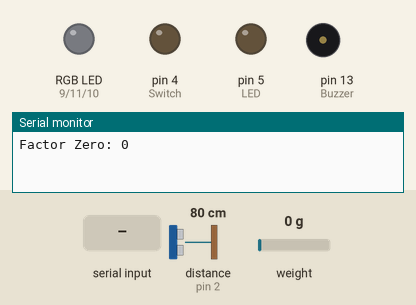
This sketch was run on a simulated Arduino Uno, built with avr-gcc and run on an emulated ATmega328P. On the bench: an RGB LED mixed from three pins (HIGH = lit), output pins drawn as LEDs (lit = HIGH), buzzer (waves = sounding, pin HIGH), the last lines printed to the serial monitor. Wiring (inferred from the names in the program): ultrasonic range finder: trigger pin 3; echo pin 2. Inputs (shaded band) come from the test bench; at power-on: distance to the obstacle (sensor on pin 2) 80 cm, weight on the scale 0 g. The echo pulse lasts 58.3 µs per cm; pins used as bus, display or sensor lines are not drawn.

Above: at 0.1 s.
At 4.3 s:
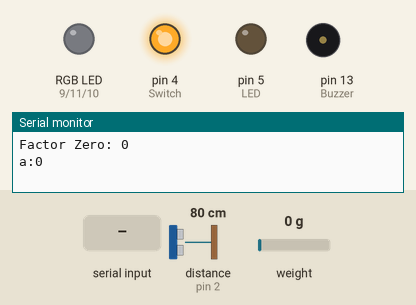
4.4 s: distance to the obstacle (sensor on pin 2) set to 30 cm
6.3 s: distance to the obstacle (sensor on pin 2) set to 23 cm
At 10.2 s:
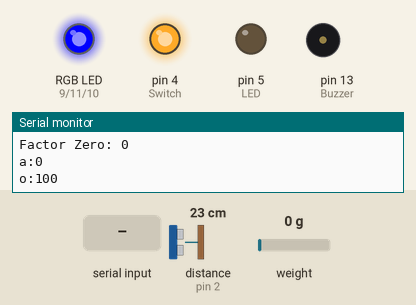
10.3 s: "i" received over Serial
Timing chart, 0 to 13.3 s (numbered marks = the images above; inputs shaded):
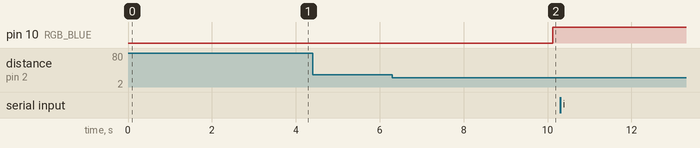

Measured:
- the behaviour switches between 27 and 26 cm on distance to the obstacle (sensor on pin 2) (found by bisection; images 1 and 2)
- after the input at 4.4 s, every drawn part: stays the same
- after the input at 6.3 s, pin 10 (RGB_BLUE): LOW → HIGH after 3.8 s

The sketch:

Balanza_inteligente_arduino.ino
```cpp
//Libreria
#include "HX711.h"
#include "math.h"
// Declaracion de pines
const int DOUT=A1;
const int CLK=A0;
#define RGB_BLUE 10
#define RGB_GREEN 11
#define RGB_RED 9
#define Buzzer 13//PIN Buzzer 8
#define LED 5
#define Switch 4//PIN Transistor
#define Trigger 3   //Pin digital 3 para el Trigger del sensor
#define Echo 2   //Pin digital 2 para el Echo del sensor
// Funcion de distancia
long readUltrasonicDistance(int triggerPin, int echoPin)
{
  pinMode(triggerPin, OUTPUT);  // Clear the trigger
  digitalWrite(triggerPin, LOW);
  delayMicroseconds(2);
  // Sets the trigger pin to HIGH state for 10 microseconds
  digitalWrite(triggerPin, HIGH);
  delayMicroseconds(10);
  digitalWrite(triggerPin, LOW);
  pinMode(echoPin, INPUT);
  // Reads the echo pin, and returns the sound wave travel time in microseconds
  return pulseIn(echoPin, HIGH);
}
//Variables
unsigned long distanciaAnterior, distancia, tiempo2, tiempo1 = 0;
unsigned long diferenciaTiempo = 0;
char option=' ';
HX711 balanza;
float valor;
float memoria[30];
unsigned int pantalla;
unsigned int pantalla_ant=0;
int count;
int Limite=25;
unsigned long INTERVALO_TEMP = 5000UL;
unsigned long evento_temp;
int limitedis=30;
bool unaVez = true, unaVez2 = true;
float calibration_factor = -224200; //-7050 worked for my 440lb max scale setup
float suma,average;
int peso=0;
void DataScale(int peso){
int elementos=sizeof(memoria)/sizeof(memoria[0]);
int conteo=0;
 suma=0;
 for(int i=0;i<limitedis;i++){
  //Serial.print("memoria: ");
  valor=map(analogRead(A2),0,1023,0,255);
  //Serial.println(valor);
  //valor=(balanza.get_units(), 3); //Balanza valores
  memoria[i]=valor;
  if(peso==1){
  if (roundf(memoria[i])==roundf(memoria[i-1])){
    conteo+=1;
    suma=memoria[i]+suma;
    delay(100);
  }
  else if(roundf(memoria[i])<0.1){
    conteo=0;
    suma=0;
    elementos=0;
  }
  else{
    conteo=0;
    suma=0;
    elementos=0;
  }
  if(conteo>8){
    average=suma/conteo;
    peso=0;
    analogWrite(LED,average);
    Serial.println("pes:"+String(average/100,2));
    break;
  }
  delay(100);
 }}
}
void setup() {
  //Sensor de distancia
  pinMode(Trigger, OUTPUT); //pin como salida
  pinMode(Echo, INPUT);  //pin como entrada
  digitalWrite(Trigger, LOW);//Inicializamos el pin con 0
  //LEDS RGB
  pinMode (LED, OUTPUT);
  pinMode (RGB_RED, OUTPUT);
  pinMode (RGB_GREEN, OUTPUT);
  pinMode (RGB_BLUE, OUTPUT);
  pinMode(Buzzer, OUTPUT); //pin como salida
  //Comunicacion
  Serial.begin(9600);
  //Celda de carga y HX711
  balanza.begin(DOUT, CLK);
  Serial.print("Factor Zero: ");
  Serial.println(balanza.read());
  balanza.set_scale(); // establecer escala
  balanza.tare(30);  //El peso actual es considerado Tara.
  pinMode(Switch, OUTPUT);
  digitalWrite(Switch, HIGH);
}
void Color(int G, int B, int R) {
  analogWrite(RGB_GREEN, G) ;
  analogWrite(RGB_BLUE, B) ;
  analogWrite(RGB_RED, R) ;
}
void loop() {
  unsigned long actual = millis();
  distancia = 0.01723 * readUltrasonicDistance(Trigger, Echo);
  balanza.set_scale(calibration_factor); //Adjust to this calibration factor
  //DENTRO DEL LIMITE
  if(actual > evento_temp ){
  if ( distancia <= Limite )
    {
      Color(0,255,0);
      if ( unaVez == true )
      {
        Serial.println("o:"+String(100));
        INTERVALO_TEMP=10000UL;
        unaVez = false;
      }
      unaVez2 = true;
    }
    //FUERA DEL LIMITE
    else
    {
      peso=0;
      if (unaVez2 == true )
      {
        Color(0,0,0);
        Serial.println("a:"+String(0));
        INTERVALO_TEMP=5000UL;
        unaVez2 = false;
      }
      unaVez = true;
    }
    evento_temp += INTERVALO_TEMP;
    }
  delay(1000);
  if (Serial.available() > 0){
    option = Serial.read();
  if (distancia <=20 && option=='i'){ //balanza python  or distancia <=20 && valor>0.2
    digitalWrite(Switch, LOW);
    Color(0,0,255);
    peso=1;
    //Serial.print("pes:");
    //Serial.print(valor);
    DataScale(peso);
    tone(Buzzer,260);
  }
  else{
    peso=0;
    digitalWrite(Switch, HIGH);
    noTone(Buzzer);
    delay(500);
    if(actual > evento_temp ){
  if ( distancia <= Limite )
    {
      Color(0,255,0);
      if ( unaVez == true )
      {
        Serial.println("o:"+String(valor,2));
        INTERVALO_TEMP=10000UL;
        unaVez = false;
      }
      unaVez2 = true;
    }
    //FUERA DEL LIMITE
    else
    {
      if (unaVez2 == true )
      {
        Color(0,0,0);
        Serial.println("a:"+String(valor,2));
        INTERVALO_TEMP=5000UL;
        unaVez2 = false;
      }
      unaVez = true;
    }
    evento_temp += INTERVALO_TEMP;
    }
  delay(1000);
  }
  }
}
```
